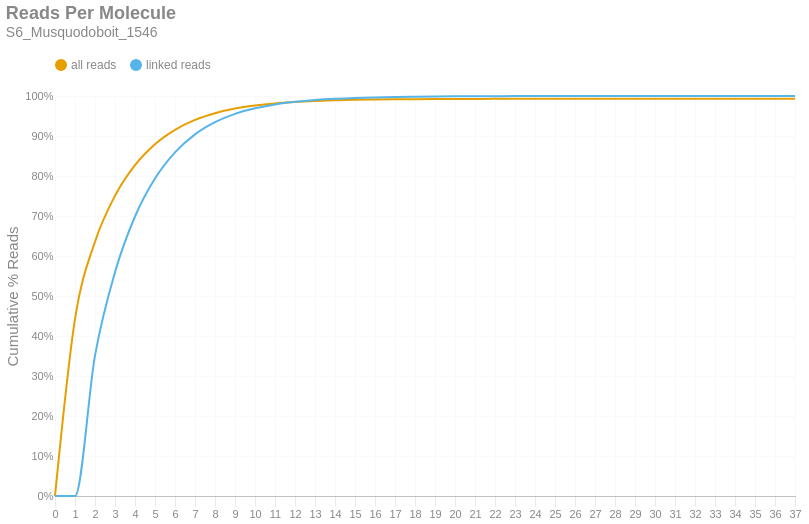

The cell this chart's notebook holds for it:
### Markdown cell above
### Reads per Molecule
This chart shows the cumulative distribution of the number of reads per linked molecule. That is, how many alignments are associated with a unique molecule. This excludes the number of reads associated with invalid or absent linked-read barcodes. The `linked` histogram is the percentages recalculated when disregarding singletons.

### Code cell
if SKIPLR:
    print_html(f"Skipped")
else:
    counts = np.bincount(valids['reads'].cast(pl.Int64).to_numpy())
    weighted = counts * np.arange(len(counts))
    all_perc = weighted / n_reads
    linked_perc = weighted / n_linked_reads
    linked_perc[1] = 0
    binned_df = pl.DataFrame({
        'readsper': list(range(len(counts))),
        'all reads (cumsum)': np.cumsum(all_perc).tolist(),
        'linked reads (cumsum)': np.cumsum(linked_perc).tolist(),
    })

    with SafeRender(binned_df):
        (
            density_plot(binned_df, 'Reads Per Molecule', samplename, 'readspmol')
            .encode(
                x=alt.X('readsper:O', title=None).axis(labelAngle=0).scale(padding=0),
                y=alt.Y('value:Q', title='Cumulative % Reads').axis(format='%').stack(False),
                color=alt.Color("key:N").scale(domain=["all reads", "linked reads"]),
                tooltip=[
                    alt.Tooltip("key:N", title="Data Type"),
                    alt.Tooltip("readsper:O", title="Reads Per Molecule"),
                    alt.Tooltip("value:Q", format=".2%", title="% Reads (Cum.)")
                ]            
            )
        ).display()

### Figure 1 — Vega-Lite specification as saved in the notebook (floating-point values rounded to 4 significant figures)
{"width": "container", "height": 400, "config": {"title": {"anchor": "start", "dy": -15, "fontSize": 18, "color": "#888888", "subtitleColor": "#888888", "subtitleFontSize": 14}, "arc": {"fill": "#0072B2"}, "axis": {"domainColor": "#888888", "domainWidth": 0.5, "gridWidth": 0.2, "grid": false, "titleFontWeight": 400, "titleFontSize": 15, "labelFontSize": 11, "labelColor": "#888888", "tickColor": "#888888", "tickWidth": 0.2, "titleColor": "#888888"}, "axisBand": {"grid": false}, "axisX": {"grid": true, "tickSize": 10, "domainCap": "round"}, "axisY": {"domain": false, "grid": true, "tickSize": 0, "domainCap": "round"}, "background": "transparent", "header": {"labelFontSize": 15, "labelColor": "#888888", "titleFontSize": 15, "titleFontWeight": 600, "titleColor": "#888888"}, "legend": {"labelFont": "sans-serif", "labelFontSize": 12, "labelColor": "#888888", "symbolSize": 100, "symbolType": "circle", "titleFontSize": 12, "titlePadding": 10, "titleColor": "#888888", "title": null, "orient": "top"}, "range": {"category": ["#E69F00", "#56B4E9", "#009E73", "#F0E442", "#0072B2", "#D55E00", "#CC79A7", "#000000"], "diverging": ["#cfe8f3", "#a2d4ec", "#73bfe2", "#46abdb", "#1696d2", "#12719e"]}, "area": {"fill": "#0072B2", "fillOpacity": 0.7, "line": true, "strokeOpacity": 0.7}, "line": {"color": "#0072B2", "stroke": "#0072B2", "strokeWidth": 2}, "trail": {"color": "#0072B2", "stroke": "#0072B2", "strokeWidth": 0, "size": 1}, "point": {"filled": true, "fillOpacity": 1.0, "size": 95}, "text": {"color": "#888888", "fontSize": 11, "align": "right", "fontWeight": 400, "size": 11}, "bar": {"fill": "#0072B2", "stroke": null}, "view": {"stroke": null, "continuousWidth": 660, "continuousHeight": 400}}, "data": {"name": "data-e849853ea4532b301f8232231b490029"}, "mark": {"type": "line", "interpolate": "monotone", "point": {"opacity": 0, "size": 275}}, "encoding": {"color": {"field": "key", "scale": {"domain": ["all reads", "linked reads"]}, "type": "nominal"}, "tooltip": [{"field": "key", "title": "Data Type", "type": "nominal"}, {"field": "readsper", "title": "Reads Per Molecule", "type": "ordinal"}, {"field": "value", "format": ".2%", "title": "% Reads (Cum.)", "type": "quantitative"}], "x": {"axis": {"labelAngle": 0}, "field": "readsper", "scale": {"padding": 0}, "title": null, "type": "ordinal"}, "y": {"axis": {"format": "%"}, "field": "value", "stack": false, "title": "Cumulative % Reads", "type": "quantitative"}}, "params": [{"name": "param_c36ac31b6afebe62", "select": {"type": "point", "fields": ["key"]}, "bind": "legend"}], "title": {"text": "Reads Per Molecule", "subtitle": "S6_Musquodoboit_1546"}, "transform": [{"fold": ["all reads (cumsum)", "linked reads (cumsum)"]}, {"calculate": "replace(datum.key, ' (cumsum)', '')", "as": "key"}, {"filter": {"param": "param_c36ac31b6afebe62"}}], "usermeta": {"embedOptions": {"downloadFileName": "S6_Musquodoboit_1546.readspmol"}}, "$schema": "https://vega.github.io/schema/vega-lite/v6.1.0.json", "datasets": {"data-e849853ea4532b301f8232231b490029": [{"readsper": 0, "all reads (cumsum)": 0.0, "linked reads (cumsum)": 0.0}, {"readsper": 1, "all reads (cumsum)": 0.4424, "linked reads (cumsum)": 0.0}, {"readsper": 2, "all reads (cumsum)": 0.6357, "linked reads (cumsum)": 0.351}, {"readsper": 3, "all reads (cumsum)": 0.7506, "linked reads (cumsum)": 0.5597}, {"readsper": 4, "all reads (cumsum)": 0.8272, "linked reads (cumsum)": 0.6988}, {"readsper": 5, "all reads (cumsum)": 0.8795, "linked reads (cumsum)": 0.7938}, {"readsper": 6, "all reads (cumsum)": 0.9154, "linked reads (cumsum)": 0.859}, {"readsper": 7, "all reads (cumsum)": 0.9402, "linked reads (cumsum)": 0.904}, {"readsper": 8, "all reads (cumsum)": 0.957, "linked reads (cumsum)": 0.9345}, {"readsper": 9, "all reads (cumsum)": 0.9685, "linked reads (cumsum)": 0.9554}, {"readsper": 10, "all reads (cumsum)": 0.9762, "linked reads (cumsum)": 0.9693}, {"readsper": 11, "all reads (cumsum)": 0.9815, "linked reads (cumsum)": 0.979}, {"readsper": 12, "all reads (cumsum)": 0.985, "linked reads (cumsum)": 0.9854}, {"readsper": 13, "all reads (cumsum)": 0.9875, "linked reads (cumsum)": 0.9899}, {"readsper": 14, "all reads (cumsum)": 0.9892, "linked reads (cumsum)": 0.993}, {"readsper": 15, "all reads (cumsum)": 0.9904, "linked reads (cumsum)": 0.9951}, {"readsper": 16, "all reads (cumsum)": 0.9911, "linked reads (cumsum)": 0.9965}, {"readsper": 17, "all reads (cumsum)": 0.9918, "linked reads (cumsum)": 0.9976}, {"readsper": 18, "all reads (cumsum)": 0.9921, "linked reads (cumsum)": 0.9983}, {"readsper": 19, "all reads (cumsum)": 0.9924, "linked reads (cumsum)": 0.9988}, {"readsper": 20, "all reads (cumsum)": 0.9926, "linked reads (cumsum)": 0.9992}, {"readsper": 21, "all reads (cumsum)": 0.9928, "linked reads (cumsum)": 0.9995}, {"readsper": 22, "all reads (cumsum)": 0.9929, "linked reads (cumsum)": 0.9996}, {"readsper": 23, "all reads (cumsum)": 0.9929, "linked reads (cumsum)": 0.9997}, {"readsper": 24, "all reads (cumsum)": 0.993, "linked reads (cumsum)": 0.9998}, {"readsper": 25, "all reads (cumsum)": 0.993, "linked reads (cumsum)": 0.9999}, {"readsper": 26, "all reads (cumsum)": 0.993, "linked reads (cumsum)": 0.9999}, {"readsper": 27, "all reads (cumsum)": 0.993, "linked reads (cumsum)": 0.9999}, {"readsper": 28, "all reads (cumsum)": 0.993, "linked reads (cumsum)": 0.9999}, {"readsper": 29, "all reads (cumsum)": 0.993, "linked reads (cumsum)": 1.0}, {"readsper": 30, "all reads (cumsum)": 0.993, "linked reads (cumsum)": 1.0}, {"readsper": 31, "all reads (cumsum)": 0.993, "linked reads (cumsum)": 1.0}, {"readsper": 32, "all reads (cumsum)": 0.993, "linked reads (cumsum)": 1.0}, {"readsper": 33, "all reads (cumsum)": 0.9931, "linked reads (cumsum)": 1.0}, {"readsper": 34, "all reads (cumsum)": 0.9931, "linked reads (cumsum)": 1.0}, {"readsper": 35, "all reads (cumsum)": 0.9931, "linked reads (cumsum)": 1.0}, {"readsper": 36, "all reads (cumsum)": 0.9931, "linked reads (cumsum)": 1.0}, {"readsper": 37, "all reads (cumsum)": 0.9931, "linked reads (cumsum)": 1.0}]}}
